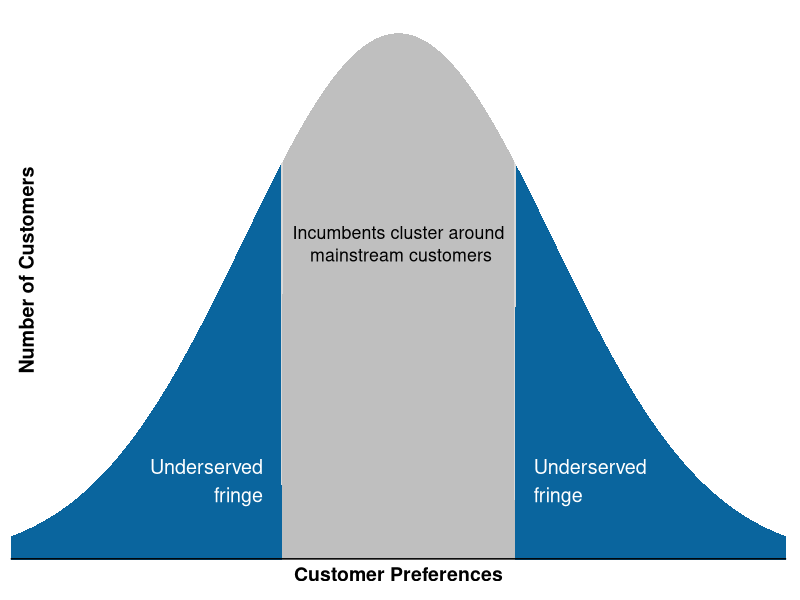

Generate this figure with R:
## ---- chunk 1
#| label: fig-tyranny-market
#| echo: false
#| warning: false
#| fig-align: right
#| fig-cap-location: margin
#| fig-cap: In many markets, competitors converge on the largest customer segment, leaving fringe needs unmet. These edges are where expeditionary innovation takes root.
#| fig-width: 10
#| fig-height: 3.6
#| out-width: 100%
#| fig-asp: 0.35    # ~wide banner; adjust 0.30–0.40 to taste

library(tidyverse)

# --- Parameters -------------------------------------------------------------
mu    <- 3
sigma <- 1
x_min <- 0.5
x_max <- 5.5
edge_k <- 0.75           # width of "center" band (in SDs)
c_lo <- mu - edge_k*sigma
c_hi <- mu + edge_k*sigma

# --- Data -------------------------------------------------------------------
x <- seq(x_min, x_max, length.out = 600)
df <- tibble(
  x = x,
  y = dnorm(x, mean = mu, sd = sigma)
)

df_all    <- df
df_center <- df %>% filter(x >= c_lo, x <= c_hi)
df_left   <- df %>% filter(x <  c_lo)
df_right  <- df %>% filter(x >  c_hi)

inc_label <- "Incumbents cluster around\n mainstream customers"

#my_plot <- ggplot(df, aes(x, y)) +
ggplot(df, aes(x, y)) +
  # Areas
  geom_area(data = df_all,    fill = "grey85") +
  geom_area(data = df_left,   fill = "#0A659E", alpha = 1) +
  geom_area(data = df_right,  fill = "#0A659E", alpha = 1) +
  geom_area(data = df_center, fill = "grey75") +
  # Curve + baseline
  # geom_line(color = "royalblue3", linewidth = 1.6) +
  geom_hline(yintercept = 0, color = "black", linewidth = 1) +

  # Annotations
  annotate("text",
           x = mu, y = max(df$y) * 0.6,
           label = inc_label, size = 4.5, lineheight = 1.05) +
geom_label(
  data = tibble(
    x = c(x_min + 1.65, x_max - 1.65),
    y = c(max(df$y)*0.15, max(df$y)*0.15),
    lab = c("Underserved\nfringe", "Underserved\nfringe"),
    h = c(1, 0)
    ),
  aes(x = x, y = y, label = lab, hjust = h),
  size = 5,                  # slightly smaller for phones
  label.size = 0,              # no stroke border
  label.padding = unit(0.15, "lines"),
  label.r = unit(0.08, "lines"),
  color = "white",
  fill = "#0A659E",
  alpha = 1
  ) +

  # Labels
  xlab("Customer Preferences") + ylab(NULL) +

  # Vertical y-axis title just outside the panel  
  annotate("text",
         x = x_min + 0.02 * (x_max - x_min),  # a small nudge inside
         y = max(df$y) * 0.55,
         label = "Number of Customers",
         angle = 90, fontface = "bold", size = 5) +
  
  scale_x_continuous(limits = c(x_min, x_max), expand = c(0, 0)) +
  scale_y_continuous(limits = c(0, max(df$y) * 1.05), expand = c(0, 0)) +

  # Theme: minimal, no grid, tight margins for vertical label
  theme_minimal(base_size = 11) +
  theme(
    axis.title = element_text(size = 14, face = "bold"),
    axis.ticks  = element_blank(),
    axis.text   = element_blank(),
    panel.grid  = element_blank(),
    plot.margin = margin(5, 10, 10, 5)  # give the vertical label some room
  )

# Save ggplot as PNG
#ggsave("tyranny_market.png", plot = my_plot, width = 8, height = 6, dpi = 300)
# Save ggplot as SVG
#ggsave("tyranny_market.svg", plot = my_plot, width = 8, height = 6, dpi = 300)
